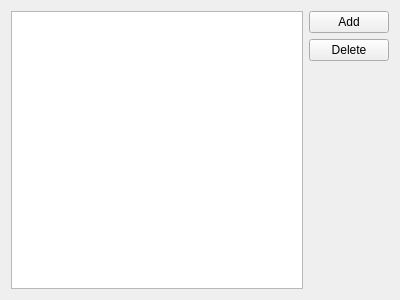
<?xml version="1.0" encoding="UTF-8"?>
<ui version="4.0">
 <class>ArchetypesWidget</class>
 <widget class="QWidget" name="ArchetypesWidget">
  <property name="geometry">
   <rect>
    <x>0</x>
    <y>0</y>
    <width>400</width>
    <height>300</height>
   </rect>
  </property>
  <property name="windowTitle">
   <string>Form</string>
  </property>
  <layout class="QGridLayout" name="gridLayout">
   <item row="0" column="0" rowspan="3">
    <widget class="QTableView" name="tableView">
     <property name="selectionMode">
      <enum>QAbstractItemView::SingleSelection</enum>
     </property>
     <property name="selectionBehavior">
      <enum>QAbstractItemView::SelectRows</enum>
     </property>
     <attribute name="horizontalHeaderDefaultSectionSize">
      <number>60</number>
     </attribute>
     <attribute name="horizontalHeaderStretchLastSection">
      <bool>true</bool>
     </attribute>
     <attribute name="verticalHeaderVisible">
      <bool>false</bool>
     </attribute>
    </widget>
   </item>
   <item row="0" column="1">
    <widget class="QPushButton" name="addButton">
     <property name="text">
      <string>Add</string>
     </property>
    </widget>
   </item>
   <item row="1" column="1">
    <widget class="QPushButton" name="deleteButton">
     <property name="text">
      <string>Delete</string>
     </property>
    </widget>
   </item>
   <item row="2" column="1">
    <spacer name="verticalSpacer">
     <property name="orientation">
      <enum>Qt::Vertical</enum>
     </property>
     <property name="sizeHint" stdset="0">
      <size>
       <width>20</width>
       <height>217</height>
      </size>
     </property>
    </spacer>
   </item>
  </layout>
 </widget>
 <resources/>
 <connections/>
</ui>
